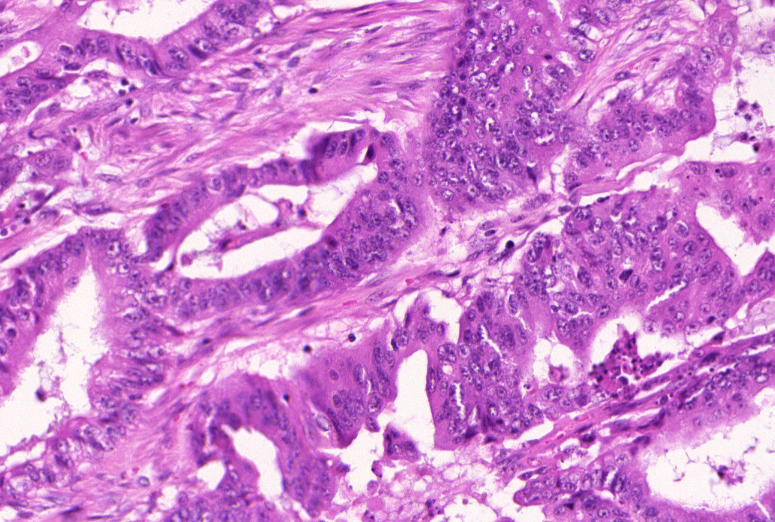
#> input picture data/glas_image.bmp, 775 x 522 px
$ jupyter execute --allow-errors 'Chapter 3 - Deep learning in digital pathology.ipynb'   (shell and % lines are left out)
#> lines starting #> are read from the running program, lines starting #| are printed output that depends on the picture
# Chapter 3 - Deep learning in digital pathology

* Stain normalization (using code from [G. Schau and M. Tukiainen](https://github.com/schaugf/HEnorm_python))
* Data augmentation with basic transformations
* Data augmentation with colour augmentation

[cell 1]
import numpy as np
from matplotlib import pyplot as plt
from skimage.io import imread
from skimage.transform import resize

from stain import rgb2hec, hec2norm, hec2unmixed

#> (a cell that did not finish here is left out)

Basic transformations for data augmentation on an image from the GlaS 2015 challenge, using the [transform](https://scikit-image.org/docs/stable/api/skimage.transform.html) module from scikit-image:

* Rescaling
* Rotation
* Flip

[cell 3]
import skimage
print(skimage.__version__)

[cell 4]
from skimage import transform as skt
from skimage import util as sku

im = imread('./data/glas_image.bmp')
#> im is the input picture: shape (522, 775, 3); mean R, G, B 204.6, 132.1, 206.2

im_r = skt.rescale(im, 0.9)
pad = (im.shape[0]-im_r.shape[0], im.shape[1]-im_r.shape[1])
#> pad = (52, 77)
im_r_padded = skt.resize(np.pad(im_r, [(pad[0]//2, pad[0]//2), (pad[1]//2, pad[1]//2), (0, 0)]), im.shape)
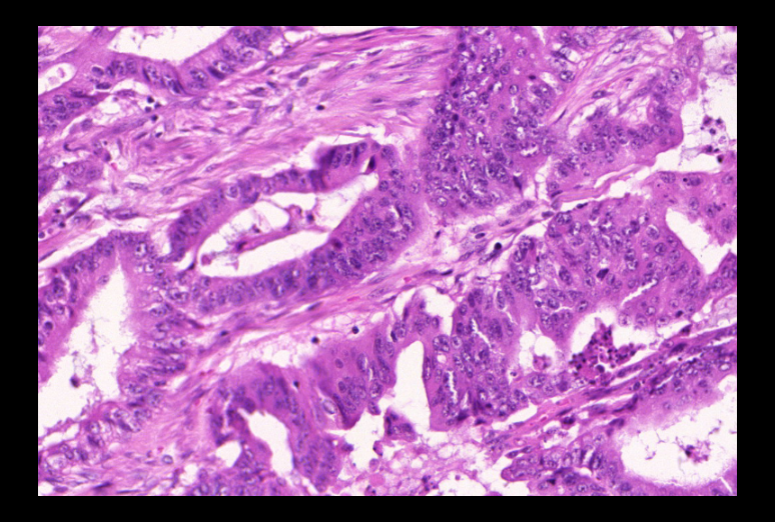
#> im_r_padded: shape (522, 775, 3) float64; mean R, G, B 0.651, 0.421, 0.657
im_r2 = skt.rescale(im, 1.1)
crop = (im_r2.shape[0]-im.shape[0], im_r2.shape[1]-im.shape[1])
#> crop = (52, 78)
im_r2_cropped = sku.crop(im_r2, [(crop[0]//2, crop[0]//2), (crop[1]//2, crop[1]//2), (0, 0)])
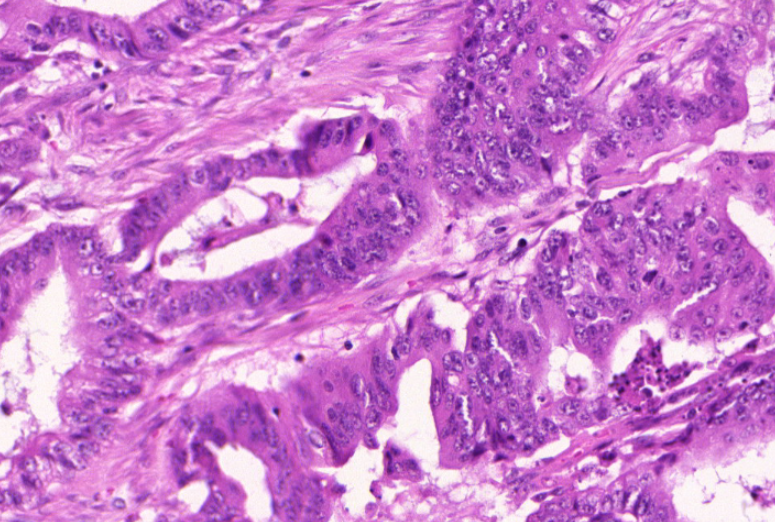
#> im_r2_cropped: shape (522, 775, 3) float64; mean R, G, B 0.797, 0.508, 0.805
im_rot = skt.rotate(im, 10)
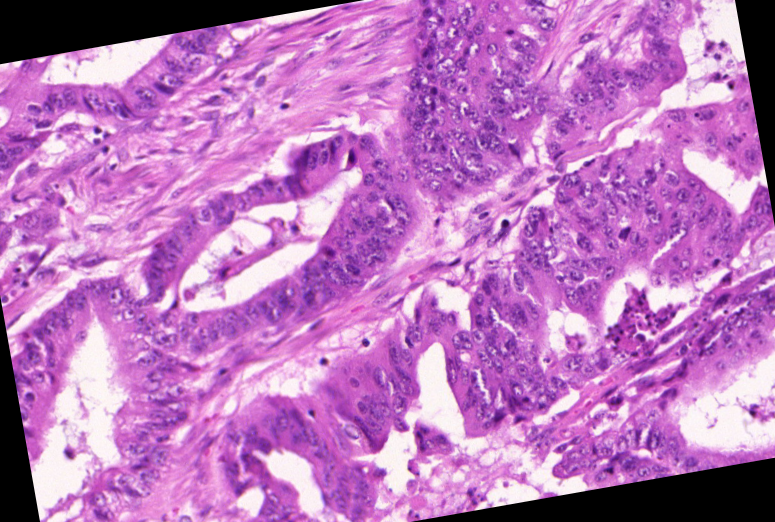
#> im_rot: shape (522, 775, 3) float64; mean R, G, B 0.736, 0.474, 0.742
im_flip_v = im[::-1]
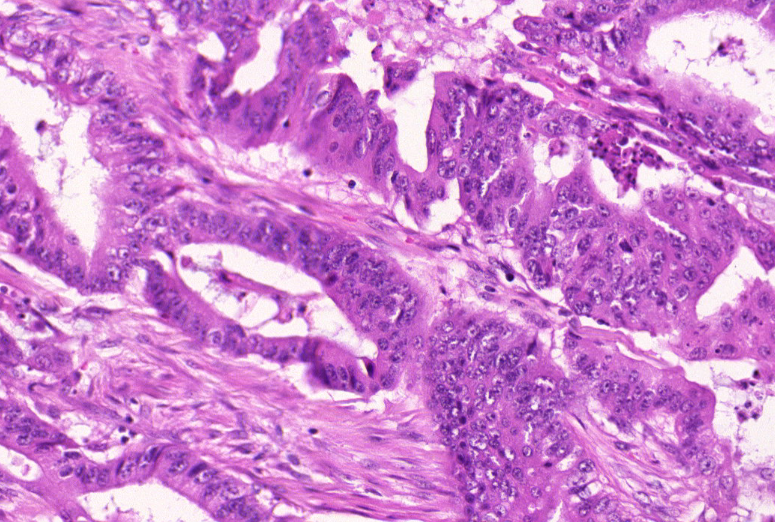
#> im_flip_v: shape (522, 775, 3); mean R, G, B 204.6, 132.1, 206.2
im_flip_h = im[:,::-1]
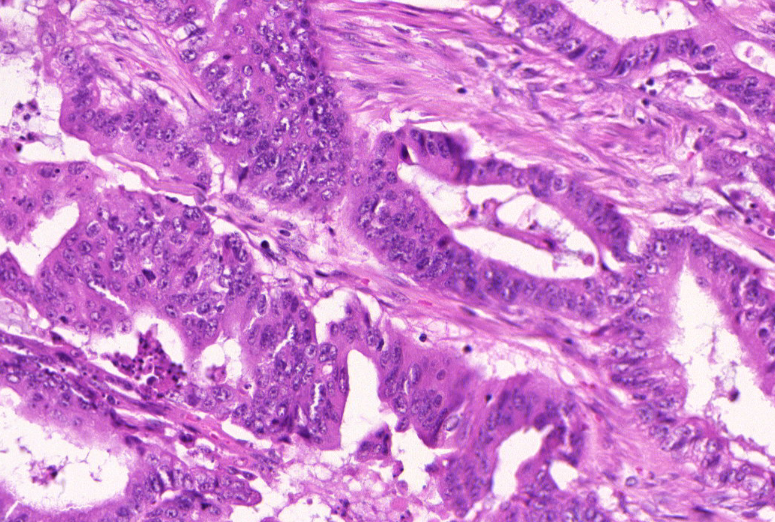
#> im_flip_h: shape (522, 775, 3); mean R, G, B 204.6, 132.1, 206.2

plt.figure(figsize=(20,10))
plt.subplot(2, 3, 1)
plt.imshow(im)
plt.title('Original')
plt.axis('off')
plt.subplot(2, 3, 2)
plt.imshow(im_r_padded)
plt.title('Scale = 0.9')
plt.axis('off')
plt.subplot(2, 3, 3)
plt.imshow(im_r2_cropped)
plt.title('Scale = 1.1')
plt.axis('off')
plt.subplot(2, 3, 4)
plt.imshow(im_rot)
plt.title('Rotation = 10°')
plt.axis('off')
plt.subplot(2, 3, 5)
plt.imshow(im_flip_v)
plt.title('Vertical flip')
plt.axis('off')
plt.subplot(2, 3, 6)
plt.imshow(im_flip_h)
plt.title('Horizontal flip')
plt.axis('off')
plt.savefig('data_augmentation.png')
plt.show()

Random colour augmentation:

[cell 5]
from skimage.color import rgb2hsv, hsv2rgb

im = imread('./data/glas_image_2.bmp')
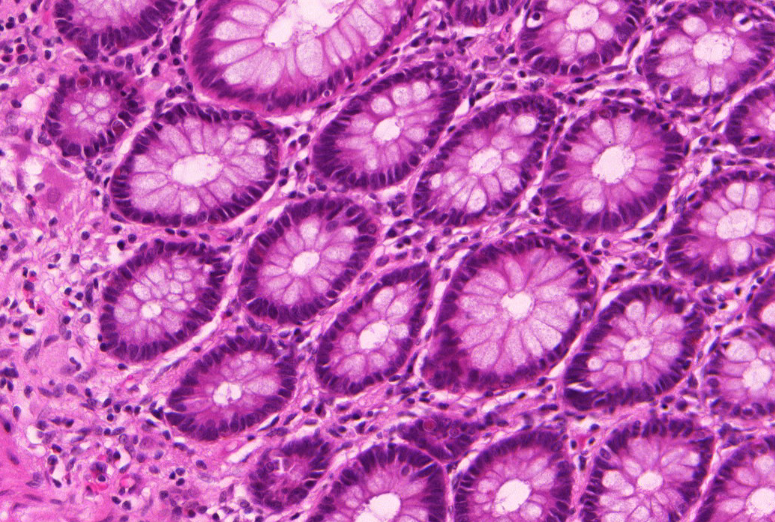
#> input picture data/glas_image_2.bmp, 775 x 522 px
#> im is the input picture: shape (522, 775, 3); mean R, G, B 187.8, 91.9, 175.8

plt.figure(figsize=(25,5))
plt.subplot(1, 5, 1)
plt.imshow(im)
plt.axis('off')
for i in range(4):
    hsv = rgb2hsv(im)
    h2 = hsv[..., 0] + (np.random.random()-0.5)/10
    hsv[..., 0] = h2
    rgb2 = hsv2rgb(hsv)
    plt.subplot(1, 5, i+2)
    plt.imshow(rgb2)
    plt.axis('off')
#> this loop made 4 passes
#> pass 1, `h2 = hsv[..., 0] + (np.random.random()-0.5)/10`:
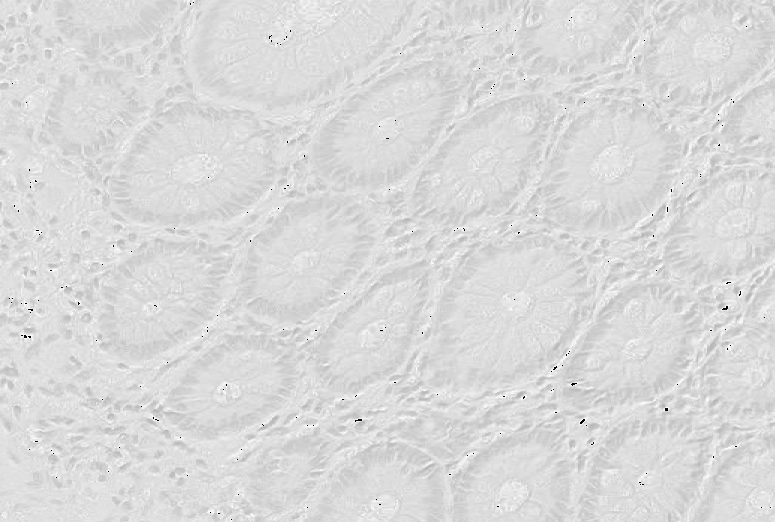
#> h2: shape (522, 775) float64; min 0.00488, max 1, mean 0.859; drawn with min black and max white
#> after the loop:
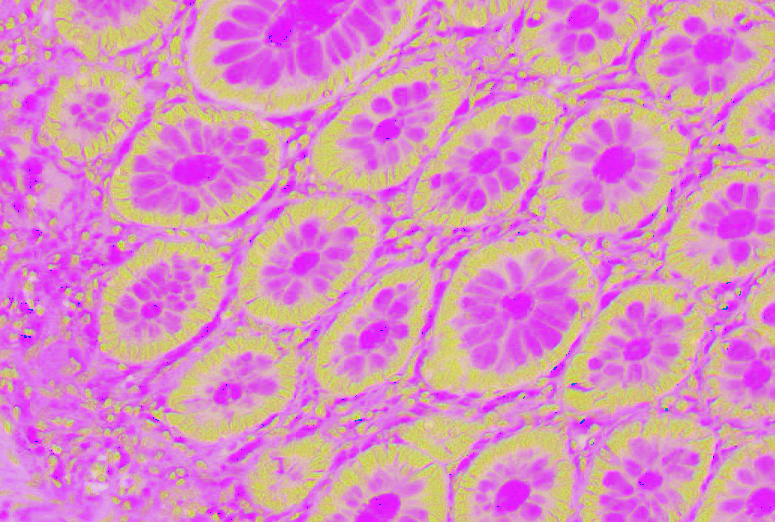
#> hsv: shape (522, 775, 3) float64; mean R, G, B 0.858, 0.559, 0.752; drawn with min black and max white
plt.show()
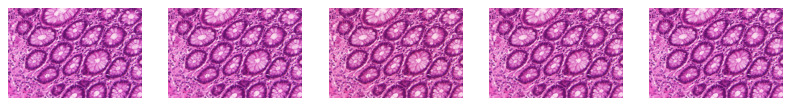
#> figure drawn by matplotlib, 5 panels
